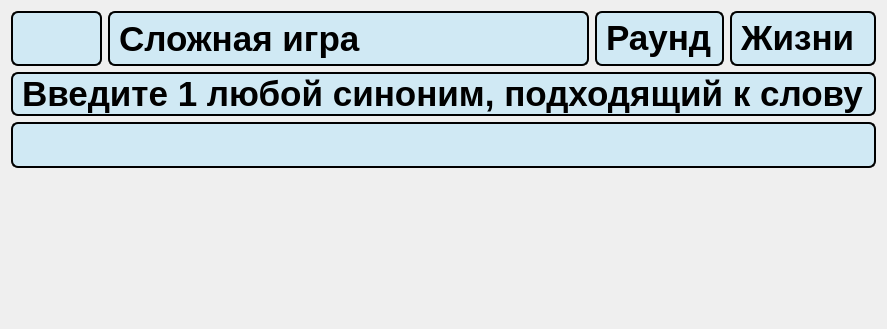
      <widget class="QWidget" name="hard_game">
       <layout class="QVBoxLayout" name="verticalLayout_21">
        <item>
         <layout class="QVBoxLayout" name="verticalLayout_18">
          <item>
           <layout class="QVBoxLayout" name="verticalLayout_20" stretch="1,15">
            <item>
             <layout class="QHBoxLayout" name="horizontalLayout_11" stretch="2,15,3,3">
              <item>
               <widget class="QPushButton" name="back_5">
                <property name="sizePolicy">
                 <sizepolicy hsizetype="Expanding" vsizetype="Expanding">
                  <horstretch>0</horstretch>
                  <verstretch>0</verstretch>
                 </sizepolicy>
                </property>
                <property name="font">
                 <font>
                  <family>Comfortaa</family>
                  <pointsize>28</pointsize>
                  <bold>false</bold>
                 </font>
                </property>
                <property name="styleSheet">
                 <string notr="true">QPushButton {
                color: black;
                background-color: rgb(208, 233, 244);
                border: 2px solid black;
                border-radius: 7px;

            }
            QPushButton:hover {
                background-color: #d0dff4;
            } 
			QPushButton:pressed {
            	background-color: #1f6391;
        }</string>
                </property>
                <property name="text">
                 <string/>
                </property>
                <property name="icon">
                 <iconset resource="res_rc.qrc">
                  <normaloff>:/icon/icons/back.svg</normaloff>:/icon/icons/back.svg</iconset>
                </property>
               </widget>
              </item>
              <item>
               <widget class="QLabel" name="label_16">
                <property name="sizePolicy">
                 <sizepolicy hsizetype="Expanding" vsizetype="Expanding">
                  <horstretch>0</horstretch>
                  <verstretch>0</verstretch>
                 </sizepolicy>
                </property>
                <property name="styleSheet">
                 <string notr="true">color: black;
font-weight: bold;
font-size: 35px;
border: 2px solid black;
border-radius: 7px;
qproperty-alignment: 'AlignCenter';
background-color: rgb(208, 233, 244);
</string>
                </property>
                <property name="text">
                 <string>Сложная игра</string>
                </property>
               </widget>
              </item>
              <item>
               <widget class="QLabel" name="label_19">
                <property name="sizePolicy">
                 <sizepolicy hsizetype="Expanding" vsizetype="Expanding">
                  <horstretch>0</horstretch>
                  <verstretch>0</verstretch>
                 </sizepolicy>
                </property>
                <property name="styleSheet">
                 <string notr="true">color: black;
font-weight: bold;
font-size: 35px;
background-color: rgb(208, 233, 244);
border: 2px solid black;
border-radius: 7px;

</string>
                </property>
                <property name="text">
                 <string>&lt;html&gt;&lt;head/&gt;&lt;body&gt;&lt;p&gt;Раунд&lt;/p&gt;&lt;/body&gt;&lt;/html&gt;</string>
                </property>
                <property name="textFormat">
                 <enum>Qt::TextFormat::AutoText</enum>
                </property>
                <property name="scaledContents">
                 <bool>false</bool>
                </property>
                <property name="alignment">
                 <set>Qt::AlignmentFlag::AlignLeading|Qt::AlignmentFlag::AlignLeft|Qt::AlignmentFlag::AlignVCenter</set>
                </property>
                <property name="wordWrap">
                 <bool>false</bool>
                </property>
               </widget>
              </item>
              <item>
               <widget class="QLabel" name="label_20">
                <property name="sizePolicy">
                 <sizepolicy hsizetype="Expanding" vsizetype="Expanding">
                  <horstretch>0</horstretch>
                  <verstretch>0</verstretch>
                 </sizepolicy>
                </property>
                <property name="styleSheet">
                 <string notr="true">color: black;
font-weight: bold;
font-size: 35px;
background-color: rgb(208, 233, 244);
border: 2px solid black;
border-radius: 7px;

</string>
                </property>
                <property name="text">
                 <string>&lt;html&gt;&lt;head/&gt;&lt;body&gt;&lt;p&gt;&lt;img src=&quot;:/icon/icons/heart2.svg&quot;/&gt;Жизни &lt;/p&gt;&lt;/body&gt;&lt;/html&gt;</string>
                </property>
                <property name="textFormat">
                 <enum>Qt::TextFormat::AutoText</enum>
                </property>
                <property name="scaledContents">
                 <bool>false</bool>
                </property>
                <property name="alignment">
                 <set>Qt::AlignmentFlag::AlignLeading|Qt::AlignmentFlag::AlignLeft|Qt::AlignmentFlag::AlignVCenter</set>
                </property>
                <property name="wordWrap">
                 <bool>false</bool>
                </property>
               </widget>
              </item>
             </layout>
            </item>
            <item>
             <layout class="QVBoxLayout" name="verticalLayout_19" stretch="1,7">
              <property name="spacing">
               <number>6</number>
              </property>
              <property name="bottomMargin">
               <number>150</number>
              </property>
              <item>
               <widget class="QLabel" name="label_2">
                <property name="sizePolicy">
                 <sizepolicy hsizetype="Expanding" vsizetype="Expanding">
                  <horstretch>0</horstretch>
                  <verstretch>0</verstretch>
                 </sizepolicy>
                </property>
                <property name="styleSheet">
                 <string notr="true">color: black;
font-weight: bold;
font-size: 35px;
border: 2px solid black;
border-radius: 7px;
qproperty-alignment: 'AlignCenter';
background-color: rgb(208, 233, 244);
</string>
                </property>
                <property name="text">
                 <string>Введите 1 любой синоним, подходящий к слову</string>
                </property>
               </widget>
              </item>
              <item>
               <widget class="QLineEdit" name="lineEdit">
                <property name="sizePolicy">
                 <sizepolicy hsizetype="Expanding" vsizetype="Expanding">
                  <horstretch>0</horstretch>
                  <verstretch>0</verstretch>
                 </sizepolicy>
                </property>
                <property name="styleSheet">
                 <string notr="true">color: black;
font-weight: bold;
font-size: 35px;
border: 2px solid black;
border-radius: 7px;
qproperty-alignment: 'AlignCenter';
background-color: rgb(208, 233, 244);
</string>
                </property>
                <property name="text">
                 <string/>
                </property>
               </widget>
              </item>
             </layout>
            </item>
           </layout>
          </item>
         </layout>
        </item>
       </layout>
      </widget>
